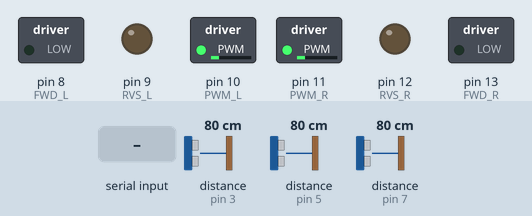
Simulated run of this sketch. Board: Arduino Uno, built with avr-gcc and run on an emulated ATmega328P. Parts: switched loads named in the sketch (green lamp = pin HIGH), output pins drawn as LEDs (lit = HIGH). Wiring (inferred from the names in the program): 3 × ultrasonic range finder: trigger pin 2, echo pin 3 / trigger pin 4, echo pin 5 / trigger pin 6, echo pin 7. Dashed ring = blinking. Inputs (shaded band) come from the test bench; at power-on: distance to the obstacle (sensors on pin 3, pin 5, pin 7) 80 cm. The echo pulse lasts 58.3 µs per cm; pins used as bus, display or sensor lines are not drawn.

Above: at 1.2 s.
1.3 s: "f" received over Serial
At 2.3 s:
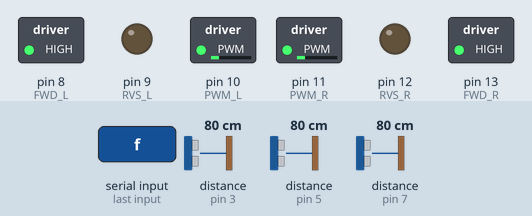
2.8 s: "b" received over Serial
At 3.4 s:
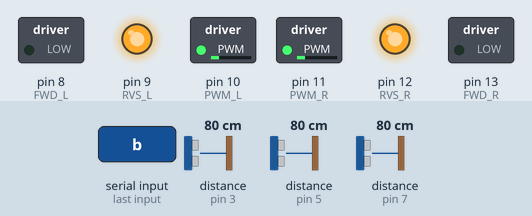
4.3 s: "l" received over Serial
At 4.7 s:
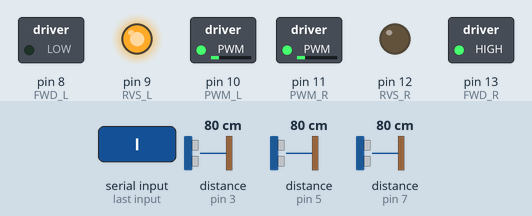
6.3 s: "r" received over Serial
At 6.7 s:
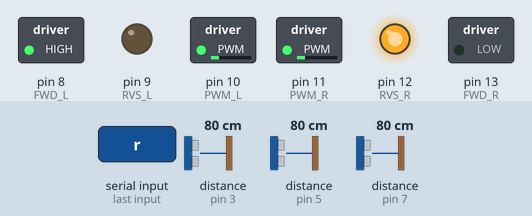
8.3 s: "w" received over Serial
At 9.3 s:
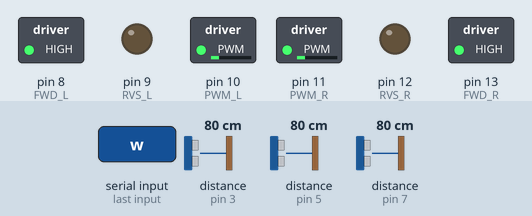
9.8 s: distance to the obstacle (sensor on pin 3) set to 54 cm
11.3 s: distance to the obstacle (sensor on pin 3) set to 48 cm
At 12.3 s:
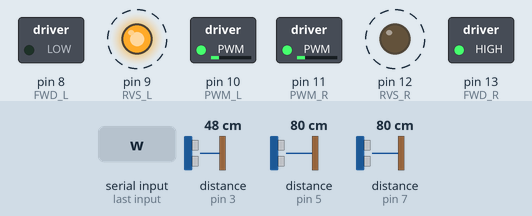
Timing chart, 0 to 15.3 s (numbered marks = the images above; inputs shaded):
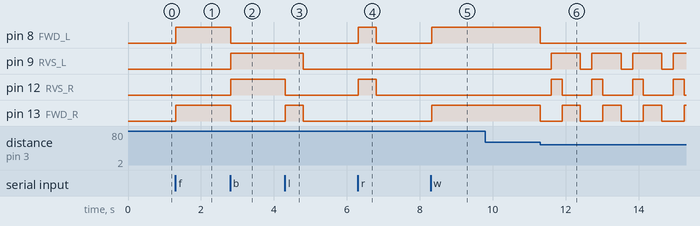

The sketch:

arduino.ino
```cpp
int trig_R = 2;    // TRIG pin
int trig_M = 4;
int trig_L = 6;

int echo_R = 3;    // ECHO pin
int echo_M = 5;
int echo_L = 7;

int FWD_L = 8;   // Left motor driver
int RVS_L = 9;   // B=RVS, A=FWD
int PWM_L = 10;

int RVS_R = 12;    // Right motor driver
int FWD_R = 13;
int PWM_R = 11;

int wall=50;

float dist_L, dist_M, dist_R;

void getSensors(){
  // Left sensor
  digitalWrite(trig_L, HIGH);
  delayMicroseconds(60);
  digitalWrite(trig_L, LOW);
  dist_L = 0.017* pulseIn(echo_L, (HIGH));

  // Center sensor
  digitalWrite(trig_M, HIGH);
  delayMicroseconds(60);
  digitalWrite(trig_M, LOW);
  dist_M = 0.017* pulseIn(echo_M, HIGH);

  // Right sensor
  digitalWrite(trig_R, HIGH);
  delayMicroseconds(60);
  digitalWrite(trig_R, LOW);
  dist_R = 0.017* pulseIn(echo_R, HIGH);
}

void writeSensorsSerial(){
  // Left sensor
  Serial.write(highByte(int(dist_L)));
  Serial.write(lowByte(int(dist_L)));

  // Center sensor
  Serial.write(highByte(int(dist_M)));
  Serial.write(lowByte(int(dist_M)));

  // Right sensor
  Serial.write(highByte(int(dist_R)));
  Serial.write(lowByte(int(dist_R)));
}

void leftDir(char ch){
  if(ch == 'F'){
    digitalWrite(RVS_L, LOW);
    digitalWrite(FWD_L, HIGH);
  }
  else if(ch == 'R'){
    digitalWrite(FWD_L, LOW);
    digitalWrite(RVS_L, HIGH);
  }
  else{
    digitalWrite(FWD_L, LOW);
    digitalWrite(RVS_L, LOW);
  }
}

void rightDir(char ch){
  if(ch == 'F'){
    digitalWrite(RVS_R,LOW);
    digitalWrite(FWD_R,HIGH);
  }
  else if(ch == 'R'){
    digitalWrite(FWD_R,LOW);
    digitalWrite(RVS_R,HIGH);
  }
  else{
    digitalWrite(FWD_R,LOW);
    digitalWrite(RVS_R,LOW);
  }
}

void goForward(){
  rightDir('F');
  leftDir('F');
}

void goBackward(){
  rightDir('R');
  leftDir('R');
}

void stopAll(){
  leftDir('S');
  rightDir('S');
}

void turnLeft(){
  leftDir('R');
  rightDir('F');
  delay(500);
  stopAll();
}

void turnRight(){
  leftDir('F');
  rightDir('R');
  delay(500);
  stopAll();
}

void turnAround(){
  turnRight();
  turnRight();
}

bool checkWall(){
  if(dist_L<wall || dist_M<wall || dist_R<wall){
    return true;
  }
  return false;
}


void chooseDir(){
  if(dist_L>dist_R){
    turnLeft();
  }
  else{
    turnRight();
  }
}

void wander(){
  while(!Serial.available()){
    getSensors();
    //writeSensorsSerial();
    goForward();
    if(checkWall()){
      stopAll();
      delay(300);
      goBackward();
      delay(300);
      chooseDir();
    }
  }
}

void setup() {
  Serial.begin(9600);

  pinMode(trig_L, OUTPUT);
  pinMode(trig_M, OUTPUT);
  pinMode(trig_R, OUTPUT);

  pinMode(echo_L, INPUT);
  pinMode(echo_M, INPUT);
  pinMode(echo_R, INPUT);

  pinMode(RVS_L, OUTPUT);
  pinMode(FWD_L, OUTPUT);
  pinMode(PWM_L, OUTPUT);

  pinMode(RVS_R, OUTPUT);
  pinMode(FWD_R, OUTPUT);
  pinMode(PWM_R, OUTPUT);

  analogWrite(PWM_L, 50);
  analogWrite(PWM_R, 50);
}

void loop() {
  getSensors();
  //goForward();
  //writeSensorsSerial();
  //delay(500);
  if (Serial.available()) {
    int incoming_serial = Serial.read();
    switch(incoming_serial){
      case 'f':
        goForward();
        break;
      case 'b':
        goBackward();
        break;
      case 'l':
        turnLeft();
        break;
      case 'r':
        turnRight();
        break;
      case 's':
        stopAll();
        break;
      case 'w':
        wander();
        break;
      default:
        break;
    }
  }
}
```

Measured:
- the behaviour switches between 51 and 50 cm on distance to the obstacle (sensor on pin 3) (found by bisection; images 5 and 6)
- after the input at 1.3 s, pin 8 (FWD_L), pin 13 (FWD_R): LOW → HIGH at once
- after the input at 2.8 s, pin 8 (FWD_L), pin 13 (FWD_R): HIGH → LOW at once; pin 9 (RVS_L), pin 12 (RVS_R): LOW → HIGH at once
- after the input at 4.3 s, pin 9 (RVS_L): HIGH → LOW after 0.51 s; pin 12 (RVS_R): HIGH → LOW at once; pin 13 (FWD_R): LOW → HIGH at once, → LOW 0.50 s later
- after the input at 6.3 s, pin 8 (FWD_L), pin 12 (RVS_R): LOW → HIGH at once, → LOW 0.50 s later
- after the input at 8.3 s, pin 8 (FWD_L), pin 13 (FWD_R): LOW → HIGH at once
- after the input at 9.8 s, every drawn part: stays the same
- after the input at 11.3 s, pin 8 (FWD_L): HIGH → LOW at once; pin 9 (RVS_L): alternates HIGH for 0.80 s and LOW for 0.31 s, starting after 0.31 s; pin 12 (RVS_R): alternates HIGH for 0.30 s and LOW for 0.81 s, starting after 0.31 s; pin 13 (FWD_R): alternates HIGH for 0.50 s and LOW for 0.61 s, starting at once
